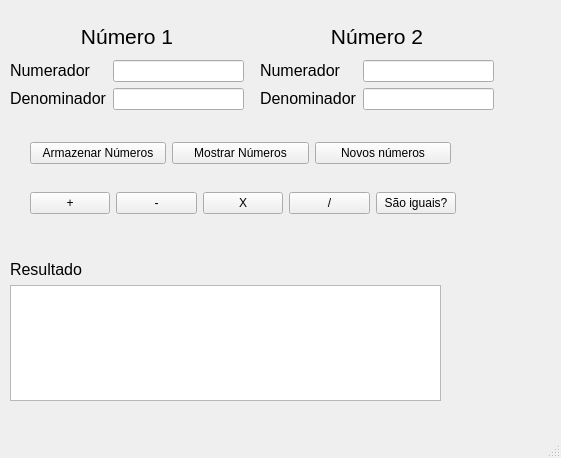
<?xml version="1.0" encoding="UTF-8"?>
<ui version="4.0">
 <class>MainWindow</class>
 <widget class="QMainWindow" name="MainWindow">
  <property name="geometry">
   <rect>
    <x>0</x>
    <y>0</y>
    <width>561</width>
    <height>458</height>
   </rect>
  </property>
  <property name="windowTitle">
   <string>Racional</string>
  </property>
  <widget class="QWidget" name="centralwidget">
   <widget class="QWidget" name="layoutWidget">
    <property name="geometry">
     <rect>
      <x>10</x>
      <y>20</y>
      <width>234</width>
      <height>90</height>
     </rect>
    </property>
    <layout class="QGridLayout" name="gridLayout">
     <item row="0" column="0" colspan="2">
      <widget class="QLabel" name="labelNumero1">
       <property name="text">
        <string>&lt;html&gt;&lt;head/&gt;&lt;body&gt;&lt;p align=&quot;center&quot;&gt;&lt;span style=&quot; font-size:16pt;&quot;&gt;Número 1&lt;/span&gt;&lt;/p&gt;&lt;/body&gt;&lt;/html&gt;</string>
       </property>
      </widget>
     </item>
     <item row="1" column="0">
      <widget class="QLabel" name="labelNumeradorNumero1">
       <property name="text">
        <string>&lt;html&gt;&lt;head/&gt;&lt;body&gt;&lt;p&gt;&lt;span style=&quot; font-size:12pt;&quot;&gt;Numerador&lt;/span&gt;&lt;/p&gt;&lt;/body&gt;&lt;/html&gt;</string>
       </property>
      </widget>
     </item>
     <item row="1" column="1">
      <widget class="QLineEdit" name="lineEditNumeradorNumero1"/>
     </item>
     <item row="2" column="0">
      <widget class="QLabel" name="labelDenominadorNumero1">
       <property name="text">
        <string>&lt;html&gt;&lt;head/&gt;&lt;body&gt;&lt;p&gt;&lt;span style=&quot; font-size:12pt;&quot;&gt;Denominador&lt;/span&gt;&lt;/p&gt;&lt;/body&gt;&lt;/html&gt;</string>
       </property>
      </widget>
     </item>
     <item row="2" column="1">
      <widget class="QLineEdit" name="lineEditDenominadorNumero1"/>
     </item>
    </layout>
   </widget>
   <widget class="QWidget" name="layoutWidget">
    <property name="geometry">
     <rect>
      <x>260</x>
      <y>20</y>
      <width>234</width>
      <height>90</height>
     </rect>
    </property>
    <layout class="QGridLayout" name="gridLayout_2">
     <item row="0" column="0" colspan="2">
      <widget class="QLabel" name="labelNumero2">
       <property name="text">
        <string>&lt;html&gt;&lt;head/&gt;&lt;body&gt;&lt;p align=&quot;center&quot;&gt;&lt;span style=&quot; font-size:16pt;&quot;&gt;Número 2&lt;/span&gt;&lt;/p&gt;&lt;/body&gt;&lt;/html&gt;</string>
       </property>
      </widget>
     </item>
     <item row="1" column="0">
      <widget class="QLabel" name="labelNumeradorNumero2">
       <property name="text">
        <string>&lt;html&gt;&lt;head/&gt;&lt;body&gt;&lt;p&gt;&lt;span style=&quot; font-size:12pt;&quot;&gt;Numerador&lt;/span&gt;&lt;/p&gt;&lt;/body&gt;&lt;/html&gt;</string>
       </property>
      </widget>
     </item>
     <item row="1" column="1">
      <widget class="QLineEdit" name="lineEditNumeradorNumero2"/>
     </item>
     <item row="2" column="0">
      <widget class="QLabel" name="labelDenominadorNumero2">
       <property name="text">
        <string>&lt;html&gt;&lt;head/&gt;&lt;body&gt;&lt;p&gt;&lt;span style=&quot; font-size:12pt;&quot;&gt;Denominador&lt;/span&gt;&lt;/p&gt;&lt;/body&gt;&lt;/html&gt;</string>
       </property>
      </widget>
     </item>
     <item row="2" column="1">
      <widget class="QLineEdit" name="lineEditDenominadorNumero2"/>
     </item>
    </layout>
   </widget>
   <widget class="QWidget" name="layoutWidget">
    <property name="geometry">
     <rect>
      <x>30</x>
      <y>190</y>
      <width>426</width>
      <height>26</height>
     </rect>
    </property>
    <layout class="QHBoxLayout" name="horizontalLayout">
     <item>
      <widget class="QPushButton" name="pushButtonSoma">
       <property name="text">
        <string>+</string>
       </property>
      </widget>
     </item>
     <item>
      <widget class="QPushButton" name="pushButtonSubtra">
       <property name="text">
        <string>-</string>
       </property>
      </widget>
     </item>
     <item>
      <widget class="QPushButton" name="pushButtonMultiplica">
       <property name="text">
        <string>X</string>
       </property>
      </widget>
     </item>
     <item>
      <widget class="QPushButton" name="pushButtonDivisao">
       <property name="text">
        <string>/</string>
       </property>
      </widget>
     </item>
     <item>
      <widget class="QPushButton" name="pushButtonSaoIguais">
       <property name="text">
        <string>São iguais?</string>
       </property>
      </widget>
     </item>
    </layout>
   </widget>
   <widget class="QWidget" name="layoutWidget">
    <property name="geometry">
     <rect>
      <x>10</x>
      <y>260</y>
      <width>431</width>
      <height>141</height>
     </rect>
    </property>
    <layout class="QVBoxLayout" name="verticalLayout">
     <item>
      <widget class="QLabel" name="labelResultado">
       <property name="text">
        <string>&lt;html&gt;&lt;head/&gt;&lt;body&gt;&lt;p&gt;&lt;span style=&quot; font-size:12pt;&quot;&gt;Resultado&lt;/span&gt;&lt;/p&gt;&lt;/body&gt;&lt;/html&gt;</string>
       </property>
      </widget>
     </item>
     <item>
      <widget class="QTextEdit" name="textEditResultado">
       <property name="readOnly">
        <bool>true</bool>
       </property>
      </widget>
     </item>
    </layout>
   </widget>
   <widget class="QWidget" name="">
    <property name="geometry">
     <rect>
      <x>30</x>
      <y>140</y>
      <width>421</width>
      <height>26</height>
     </rect>
    </property>
    <layout class="QHBoxLayout" name="horizontalLayout_2">
     <item>
      <widget class="QPushButton" name="pushButtonArmazenar">
       <property name="text">
        <string>Armazenar Números</string>
       </property>
      </widget>
     </item>
     <item>
      <widget class="QPushButton" name="pushButtonMostrar">
       <property name="text">
        <string>Mostrar Números</string>
       </property>
      </widget>
     </item>
     <item>
      <widget class="QPushButton" name="pushButtonNovosNumeros">
       <property name="text">
        <string>Novos números</string>
       </property>
      </widget>
     </item>
    </layout>
   </widget>
  </widget>
  <widget class="QMenuBar" name="menubar">
   <property name="geometry">
    <rect>
     <x>0</x>
     <y>0</y>
     <width>561</width>
     <height>21</height>
    </rect>
   </property>
  </widget>
  <widget class="QStatusBar" name="statusbar"/>
 </widget>
 <resources/>
 <connections/>
</ui>
